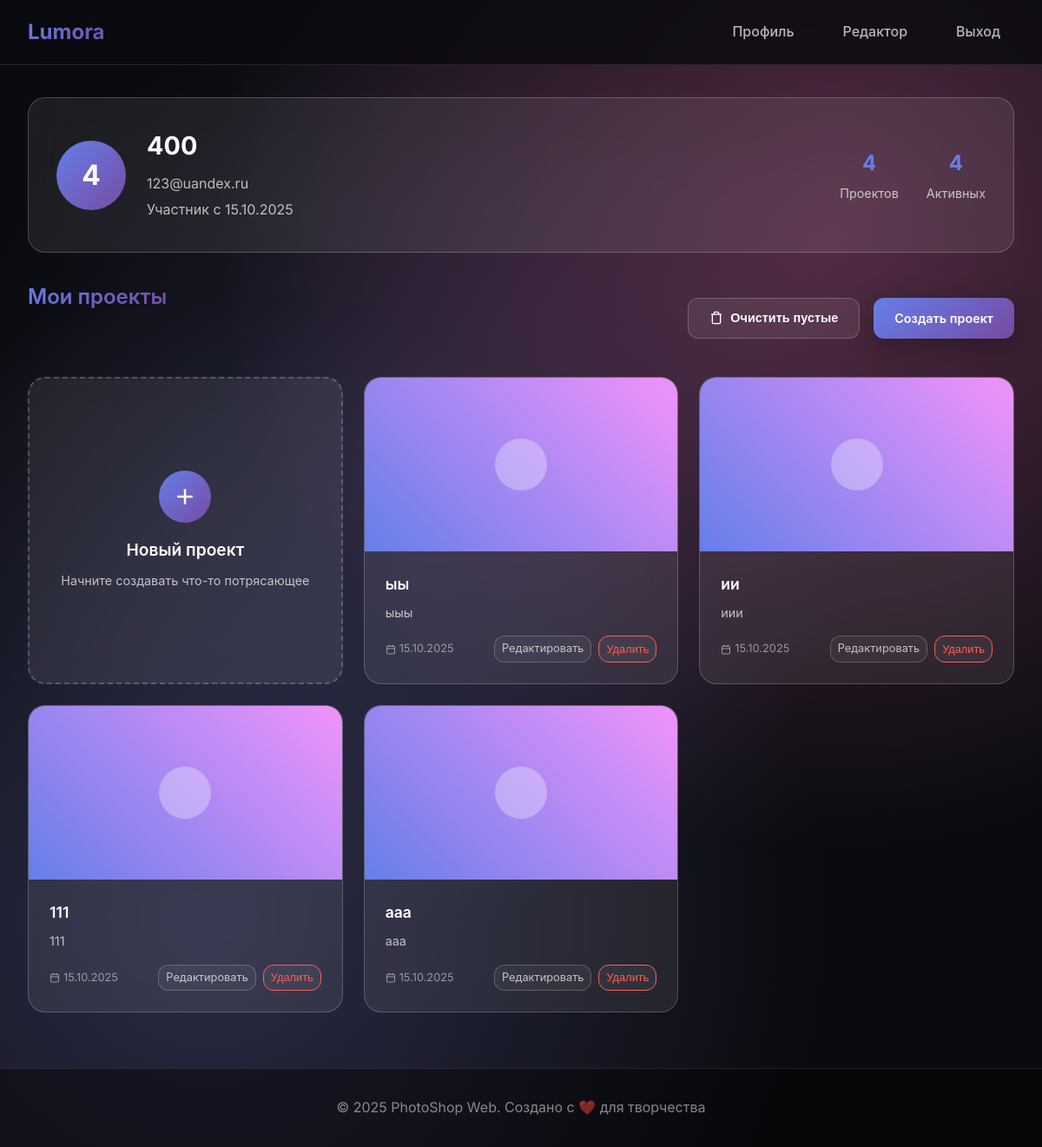
Screenshot of /profile (signed in) with the database file from the repository.
### photoshop-web/app.py (models this page shows)
class User(UserMixin, db.Model):
    __tablename__ = 'users'
    id = db.Column(db.Integer, primary_key=True)
    username = db.Column(db.String(80), unique=True, nullable=False)
    email = db.Column(db.String(120), unique=True, nullable=False)
    password_hash = db.Column(db.String(255), nullable=False)
    created_at = db.Column(db.DateTime, default=datetime.utcnow)
    updated_at = db.Column(db.DateTime, default=datetime.utcnow, onupdate=datetime.utcnow)
    is_active = db.Column(db.Boolean, default=True)
    projects = db.relationship('Project', backref='user', lazy=True, cascade='all, delete-orphan')

class Project(db.Model):
    __tablename__ = 'projects'
    id = db.Column(db.Integer, primary_key=True)
    user_id = db.Column(db.Integer, db.ForeignKey('users.id'), nullable=False)
    title = db.Column(db.String(200), nullable=False)
    description = db.Column(db.Text)
    original_filename = db.Column(db.String(255))
    thumbnail_path = db.Column(db.String(500))
    project_data = db.Column(db.Text)  # JSON данные
    width = db.Column(db.Integer)
    height = db.Column(db.Integer)
    created_at = db.Column(db.DateTime, default=datetime.utcnow)
    updated_at = db.Column(db.DateTime, default=datetime.utcnow, onupdate=datetime.utcnow)
    is_public = db.Column(db.Boolean, default=False)
    history = db.relationship('ProjectHistory', backref='project', lazy=True, cascade='all, delete-orphan')
    saved_images = db.relationship('SavedImage', backref='project', lazy=True, cascade='all, delete-orphan')

### photoshop-web/app.py (the view)
@app.route('/profile')
@login_required
def profile():
    projects = Project.query.filter_by(user_id=current_user.id).order_by(Project.updated_at.desc()).all()
    return render_template('profile.html', projects=projects)

### photoshop-web/app.py (called while the page is built)
@login_manager.user_loader
def load_user(user_id):
    return User.query.get(int(user_id))

### photoshop-web/templates/profile.html (shortened to what this page needs)
{% extends "base.html" %}
{% block content %}
<div class="profile-container">
    <div class="profile-header">
        <div class="user-info">
            <div class="user-avatar">
                {{ current_user.username[0].upper() }}
            </div>
            <div class="user-details">
                <h1>{{ current_user.username }}</h1>
                <p>{{ current_user.email }}</p>
                <p>Участник с {{ current_user.created_at.strftime('%d.%m.%Y') }}</p>
            </div>
        </div>
        <div class="profile-stats">
            <div class="stat-item">
                <div class="stat-number">{{ projects|length }}</div>
                <div class="stat-label">Проектов</div>
            </div>
            <div class="stat-item">
                <div class="stat-number">{{ projects|selectattr('updated_at')|list|length }}</div>
                <div class="stat-label">Активных</div>
            </div>
        </div>
    </div>
    <div class="projects-section">
        <div class="section-header">
            <h2 class="section-title">Мои проекты</h2>
            <div style="display: flex; gap: 1rem;">
                <button class="btn btn-secondary" onclick="cleanEmptyProjects()" title="Удалить пустые проекты">
                    Очистить пустые
                </button>
                <a href="{{ url_for('editor') }}" class="btn btn-primary">Создать проект</a>
            </div>
        </div>
        {% if projects %}
            <div class="projects-grid">
                <div class="new-project-card" onclick="window.location.href='{{ url_for('editor') }}'">
                    <div class="new-project-icon">
                        <svg viewBox="0 0 24 24" fill="none" stroke="currentColor" stroke-width="2" width="30" height="30">
                            <line x1="12" y1="5" x2="12" y2="19"></line>
                            <line x1="5" y1="12" x2="19" y2="12"></line>
                        </svg>
                    </div>
                    <h3>Новый проект</h3>
                    <p>Начните создавать что-то потрясающее</p>
                </div>
                {% for project in projects %}
                <div class="project-card" onclick="openProject({{ project.id }})">
                    <div class="project-thumbnail"></div>
                    <div class="project-info">
                        <h3 class="project-title">{{ project.title }}</h3>
                        <p class="project-description">
                            {{ project.description or 'Без описания' }}
                        </p>
                        <div class="project-meta">
                            <div class="project-date">
                                <svg viewBox="0 0 24 24" fill="none" stroke="currentColor" stroke-width="2" width="12" height="12">
                                    <rect x="3" y="4" width="18" height="18" rx="2" ry="2"></rect>
                                    <line x1="16" y1="2" x2="16" y2="6"></line>
                                    <line x1="8" y1="2" x2="8" y2="6"></line>
                                    <line x1="3" y1="10" x2="21" y2="10"></line>
                                </svg>
                                {{ project.updated_at.strftime('%d.%m.%Y') }}
                            </div>
                            <div class="project-actions">
                                <a href="{{ url_for('edit_project', project_id=project.id) }}" class="action-btn" onclick="event.stopPropagation()">Редактировать</a>
                                <button class="action-btn delete" onclick="deleteProject({{ project.id }}, event)">Удалить</button>
                            </div>
                        </div>
                    </div>
                </div>
                {% endfor %}
            </div>
        {% endif %}
    </div>
</div>
{% endblock %}

### photoshop-web/templates/base.html (shortened to what this page needs)
<!DOCTYPE html>
<html lang="ru">
<head>
    <link rel="stylesheet" href="{{ url_for('static', filename='css/style.css') }}">
</head>
<body>
    <nav class="navbar">
        <div class="nav-container">
            <div class="nav-brand">
                <h1>Lumora</h1>
            </div>
            <div class="nav-links">
                {% if current_user.is_authenticated %}
                    <a href="{{ url_for('profile') }}" class="nav-link">Профиль</a>
                    <a href="{{ url_for('editor') }}" class="nav-link">Редактор</a>
                    <a href="{{ url_for('logout') }}" class="nav-link">Выход</a>
                {% else %}
                    <a href="{{ url_for('login') }}" class="nav-link">Вход</a>
                    <a href="{{ url_for('register') }}" class="nav-link btn-primary">Регистрация</a>
                {% endif %}
            </div>
        </div>
    </nav>
    <main class="main-content">
        {% block content %}{% endblock %}
    </main>
    <footer class="footer">
        <div class="footer-container">
            <p>&copy; 2025 PhotoShop Web. Создано с ❤️ для творчества</p>
        </div>
    </footer>
</body>
</html>

### photoshop-web/static/css/style.css (style rules this page uses)
* { margin: 0; padding: 0; box-sizing: border-box; }
:root { --primary-color: #667eea; --primary-gradient: linear-gradient(135deg, #667eea 0%, #764ba2 100%); --secondary-color: #f093fb; --accent-color: #4facfe; --background: #0a0b0f; --surface: rgba(255, 255, 255, 0.05); --surface-hover: rgba(255, 255, 255, 0.1); --glass: rgba(255, 255, 255, 0.08); --glass-border: rgba(255, 255, 255, 0.2); --text-primary: #ffffff; --text-secondary: rgba(255, 255, 255, 0.7); --text-muted: rgba(255, 255, 255, 0.5); --border-radius: 12px; --border-radius-lg: 20px; --shadow: 0 8px 32px rgba(0, 0, 0, 0.3); --shadow-lg: 0 20px 60px rgba(0, 0, 0, 0.4); }
body { font-family: 'Inter', -apple-system, BlinkMacSystemFont, sans-serif; background: var(--background); background-image: radial-gradient(circle at 20% 80%, rgba(120, 119, 198, 0.3) 0%, transparent 50%), radial-gradient(circle at 80% 20%, rgba(255, 119, 198, 0.3) 0%, transparent 50%), radial-gradient(circle at 40% 40%, rgba(120, 119, 198, 0.2) 0%, transparent 50%); color: var(--text-primary); line-height: 1.6; min-height: 100vh; }
.navbar { position: fixed; top: 0; left: 0; right: 0; z-index: 1000; padding: 1rem 0; background: rgba(10, 11, 15, 0.8); backdrop-filter: blur(20px); -webkit-backdrop-filter: blur(20px); border-bottom: 1px solid rgba(255, 255, 255, 0.1); }
.nav-container { max-width: 1200px; margin: 0 auto; padding: 0 2rem; display: flex; justify-content: space-between; align-items: center; }
.nav-brand h1 { font-size: 1.5rem; font-weight: 700; background: var(--primary-gradient); -webkit-background-clip: text; -webkit-text-fill-color: transparent; background-clip: text; }
.nav-links { display: flex; gap: 1.5rem; align-items: center; }
.nav-link { color: var(--text-secondary); text-decoration: none; font-weight: 500; transition: all 0.3s ease; padding: 0.5rem 1rem; border-radius: var(--border-radius); }
.btn { display: inline-flex; align-items: center; justify-content: center; padding: 0.75rem 1.5rem; border-radius: var(--border-radius); text-decoration: none; font-weight: 600; transition: all 0.3s ease; border: none; cursor: pointer; font-size: 0.9rem; }
.btn-primary { background: var(--primary-gradient); color: white; box-shadow: var(--shadow); }
.btn-secondary { background: var(--glass); color: var(--text-primary); backdrop-filter: blur(16px); border: 1px solid var(--glass-border); }
.main-content { margin-top: 80px; min-height: calc(100vh - 160px); }
.section-title { font-size: 2.5rem; font-weight: 700; text-align: center; margin-bottom: 3rem; background: var(--primary-gradient); -webkit-background-clip: text; -webkit-text-fill-color: transparent; background-clip: text; }
.footer { background: rgba(0, 0, 0, 0.4); border-top: 1px solid rgba(255, 255, 255, 0.1); padding: 2rem 0; text-align: center; }
.footer-container { max-width: 1200px; margin: 0 auto; padding: 0 2rem; }
.footer p { color: var(--text-muted); }

### rows the page displays
User: username "4", username "400", email "123@uandex.ru", created_at "15.10.2025"
Project: title "ыы", description "ыыы", updated_at "15.10.2025"
Project: title "ии", description "иии", updated_at "15.10.2025"
Project: title "111", description "111", updated_at "15.10.2025"
Project: title "ааа", description "ааа", updated_at "15.10.2025"

### other values shown
{{ projects|length }} "4"
{{ projects|selectattr('updated_at')|list|length }} "4"
